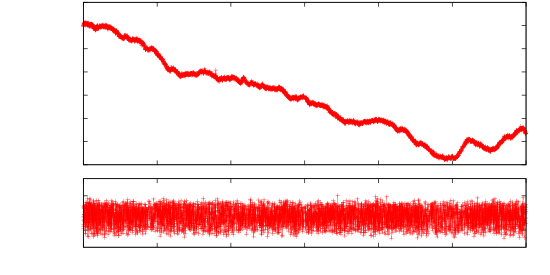

The script that drew this image:
clear
reset
file = "laserstabilitaet_b_freilaufend"
datafile = sprintf('../dat/%s.dat',file)

starttime = 436513456

set term push
set term epslatex color 10 size 14cm, 7cm
set out sprintf('%s.tex',file)
set multiplot



#set fit errorvariables
#set dummy f
#f(x)=a*x+b
#b=14
#a=0.02
#fit f(x) datafile using 1:2:3 via a,b
#set label 1 sprintf('$\chi^2_{\mathrm{red}} = %.4f$',FIT_WSSR/FIT_NDF) at graph 0.90, 0.90


set origin 0, 0.4
set size 1, 0.6
set bmargin 0
set tmargin 0.2
set lmargin 10
unset key
unset xlabel
set format x ""
#set xlabel 'Zeit [min]'
set ylabel 'relative Frequenz [MHz]' 0,1
set samples 100000
set xrange [0:120]
plot datafile using (($1-starttime)/60000):4 with linespoints pt 1 lt 1 lc 1


set origin 0, 0.0
set size 1, 0.4
set tmargin 1
set bmargin 2
set format x "%g"
unset key
set xlabel 'Zeit [min]' 0,0.5
set ylabel 'Jitter [MHz]' 1,0
set ytic 0.5,0.5,1.5
set samples 100000
set xrange [0:120]
set yrange [0:2]
plot datafile using (($1-starttime)/60000):2 with linespoints pt 1 lt 1 lc 1

unset multiplot
unset out
